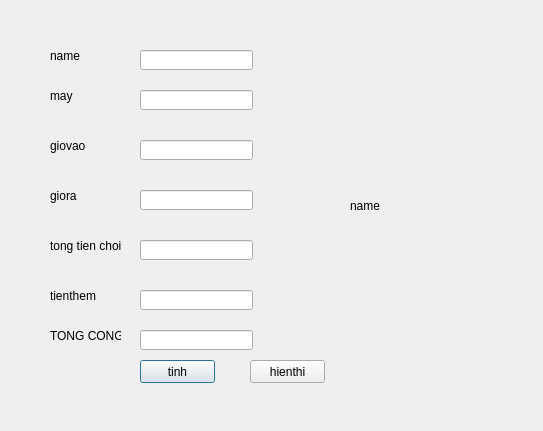
<?xml version="1.0" encoding="UTF-8"?>
<ui version="4.0">
 <class>Dialog</class>
 <widget class="QDialog" name="Dialog">
  <property name="geometry">
   <rect>
    <x>0</x>
    <y>0</y>
    <width>543</width>
    <height>431</height>
   </rect>
  </property>
  <property name="windowTitle">
   <string>Dialog</string>
  </property>
  <widget class="QLabel" name="label">
   <property name="geometry">
    <rect>
     <x>50</x>
     <y>40</y>
     <width>71</width>
     <height>31</height>
    </rect>
   </property>
   <property name="text">
    <string>name</string>
   </property>
  </widget>
  <widget class="QLineEdit" name="lineEdit">
   <property name="geometry">
    <rect>
     <x>140</x>
     <y>50</y>
     <width>113</width>
     <height>20</height>
    </rect>
   </property>
  </widget>
  <widget class="QLineEdit" name="lineEdit_2">
   <property name="geometry">
    <rect>
     <x>140</x>
     <y>90</y>
     <width>113</width>
     <height>20</height>
    </rect>
   </property>
  </widget>
  <widget class="QLabel" name="label_2">
   <property name="geometry">
    <rect>
     <x>50</x>
     <y>80</y>
     <width>71</width>
     <height>31</height>
    </rect>
   </property>
   <property name="text">
    <string>may</string>
   </property>
  </widget>
  <widget class="QLineEdit" name="lineEdit_3">
   <property name="geometry">
    <rect>
     <x>140</x>
     <y>140</y>
     <width>113</width>
     <height>20</height>
    </rect>
   </property>
  </widget>
  <widget class="QLabel" name="label_3">
   <property name="geometry">
    <rect>
     <x>50</x>
     <y>130</y>
     <width>71</width>
     <height>31</height>
    </rect>
   </property>
   <property name="text">
    <string>giovao</string>
   </property>
  </widget>
  <widget class="QLineEdit" name="lineEdit_4">
   <property name="geometry">
    <rect>
     <x>140</x>
     <y>190</y>
     <width>113</width>
     <height>20</height>
    </rect>
   </property>
  </widget>
  <widget class="QLabel" name="label_4">
   <property name="geometry">
    <rect>
     <x>50</x>
     <y>180</y>
     <width>71</width>
     <height>31</height>
    </rect>
   </property>
   <property name="text">
    <string>giora</string>
   </property>
  </widget>
  <widget class="QLineEdit" name="lineEdit_5">
   <property name="geometry">
    <rect>
     <x>140</x>
     <y>240</y>
     <width>113</width>
     <height>20</height>
    </rect>
   </property>
  </widget>
  <widget class="QLabel" name="label_5">
   <property name="geometry">
    <rect>
     <x>50</x>
     <y>230</y>
     <width>71</width>
     <height>31</height>
    </rect>
   </property>
   <property name="text">
    <string>tong tien choi</string>
   </property>
  </widget>
  <widget class="QLineEdit" name="lineEdit_6">
   <property name="geometry">
    <rect>
     <x>140</x>
     <y>290</y>
     <width>113</width>
     <height>20</height>
    </rect>
   </property>
  </widget>
  <widget class="QLabel" name="label_6">
   <property name="geometry">
    <rect>
     <x>50</x>
     <y>280</y>
     <width>71</width>
     <height>31</height>
    </rect>
   </property>
   <property name="text">
    <string>tienthem</string>
   </property>
  </widget>
  <widget class="QLabel" name="label_7">
   <property name="geometry">
    <rect>
     <x>350</x>
     <y>110</y>
     <width>161</width>
     <height>191</height>
    </rect>
   </property>
   <property name="text">
    <string>name</string>
   </property>
  </widget>
  <widget class="QPushButton" name="pushButton">
   <property name="geometry">
    <rect>
     <x>140</x>
     <y>360</y>
     <width>75</width>
     <height>23</height>
    </rect>
   </property>
   <property name="text">
    <string>tinh</string>
   </property>
  </widget>
  <widget class="QPushButton" name="pushButton_2">
   <property name="geometry">
    <rect>
     <x>250</x>
     <y>360</y>
     <width>75</width>
     <height>23</height>
    </rect>
   </property>
   <property name="text">
    <string>hienthi</string>
   </property>
  </widget>
  <widget class="QLabel" name="label_8">
   <property name="geometry">
    <rect>
     <x>50</x>
     <y>320</y>
     <width>71</width>
     <height>31</height>
    </rect>
   </property>
   <property name="text">
    <string>TONG CONG</string>
   </property>
  </widget>
  <widget class="QLineEdit" name="lineEdit_7">
   <property name="geometry">
    <rect>
     <x>140</x>
     <y>330</y>
     <width>113</width>
     <height>20</height>
    </rect>
   </property>
  </widget>
 </widget>
 <resources/>
 <connections/>
</ui>
